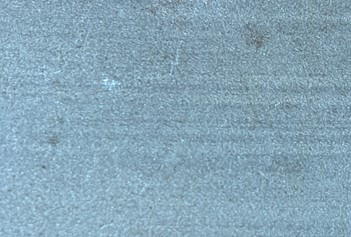
#> input picture codes/pic_2.jpg, 351 x 237 px
$ jupyter execute try-1.ipynb
#> lines starting #> are read from the running program, lines starting #| are printed output that depends on the picture
[cell 1]
from skimage import color
from skimage import io

img = io.imread('pic_2.jpg')
#> img is the input picture: shape (237, 351, 3); mean R, G, B 134.5, 166.3, 184
imgGray = color.rgb2gray(img)
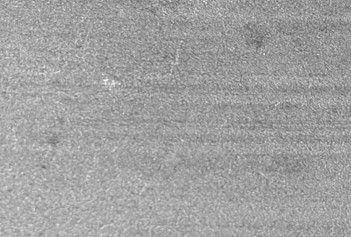
#> imgGray: shape (237, 351) float64; min 0.356, max 0.964, mean 0.631

io.imshow(imgGray)


$ run again, with codes/pic_1.jpg copied over codes/pic_2.jpg
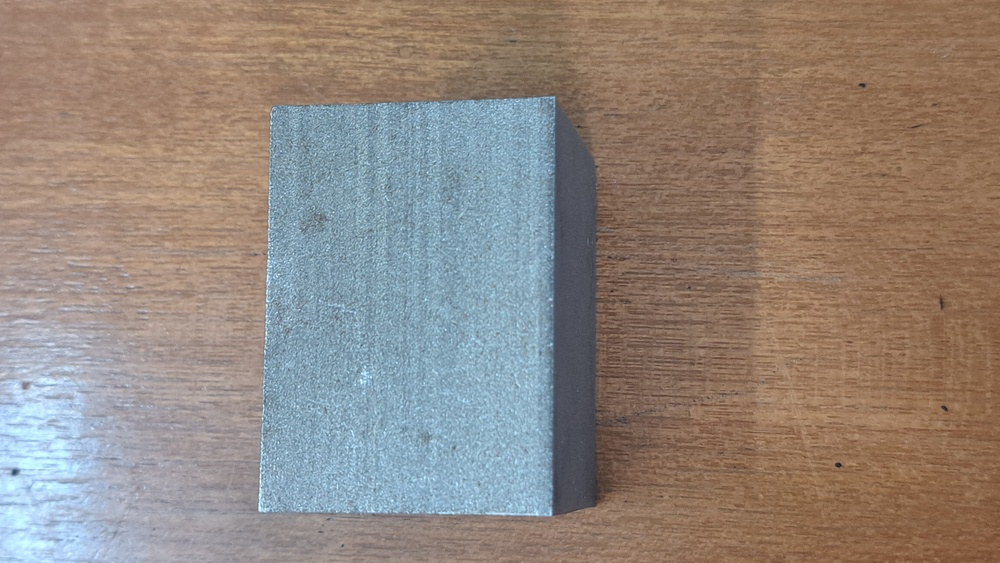
#> input picture codes/pic_1.jpg, 1000 x 563 px, shrunk from 4624 x 2604 before the run
#> img is the input picture: shape (563, 1000, 3); mean R, G, B 146.5, 134.6, 126.1
#> `imgGray = color.rgb2gray(img)`:
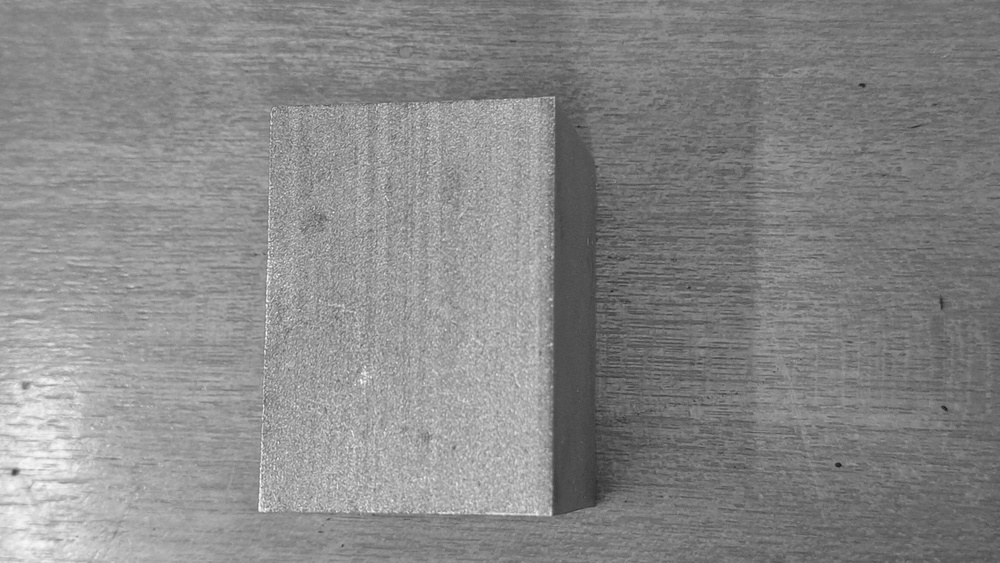
#> imgGray: shape (563, 1000) float64; min 0.0993, max 0.988, mean 0.535
